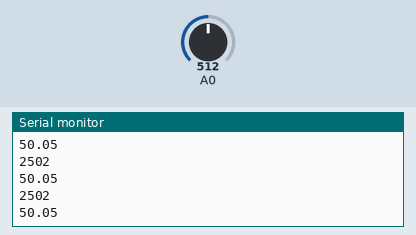
This sketch was run on a simulated Arduino Uno, built with avr-gcc and run on an emulated ATmega328P. Parts: the last lines printed to the serial monitor. Inputs (shaded band) come from the test bench; at power-on: A0 = 512.

Above: at 1.2 s.
1.3 s: A0 set to 716
At 1.32 s:
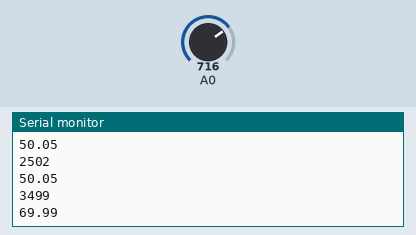
2.8 s: A0 set to 900
At 2.83 s:
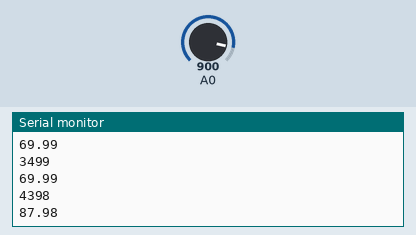
Timing chart, 0 to 5.8 s (numbered marks = the images above; inputs shaded):
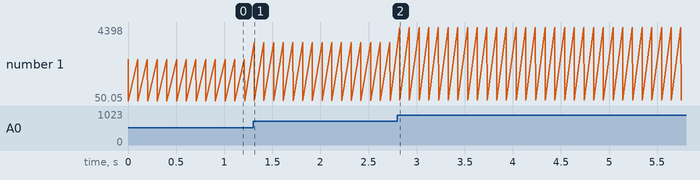

The sketch:

sketch_mar12b.ino
```cpp
void setup() {

  // put your setup code here, to run once:
  Serial.begin(115200);
}

void loop() {
  int sensorValue = analogRead(A0);
  float voltage = sensorValue * (5000.0 / 1023.0);
  Serial.println(int(voltage));
  Serial.println(voltage / 50);
  delay(100);
  // put your main code here, to run repeatedly:

}
```

Measured:
- after the input at 1.3 s, the serial monitor: prints a new line at once (image 1)
- after the input at 2.8 s, the serial monitor: prints a new line at once (image 2)
- plotted number 1: 50.05 → 69.99 after the input at 1.3 s, 69.99 → 87.98 after the input at 2.8 s
